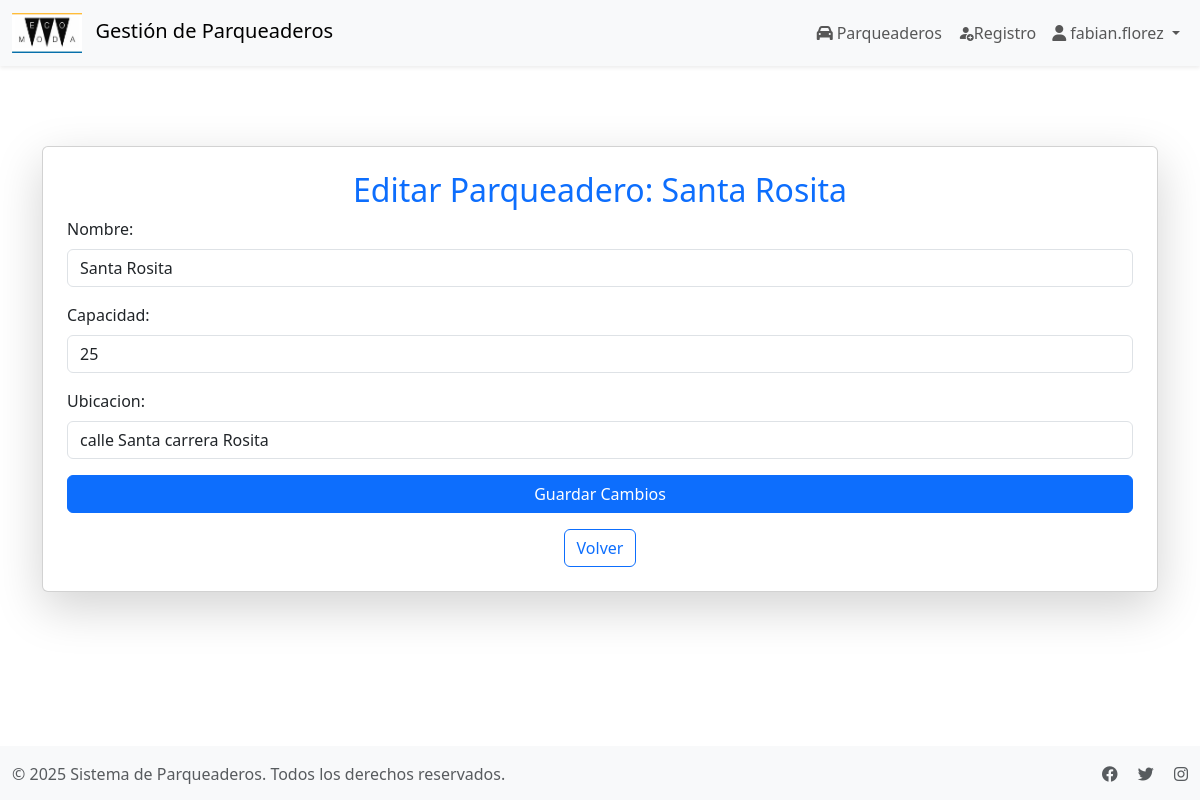
The page /parqueaderos/editar/1/ (signed in) on the database its author committed.
### parqueadero/models.py (models this page shows, shortened)
class Parqueadero(models.Model):
    nombre = models.CharField(max_length=100)
    capacidad = models.IntegerField()
    ubicacion = models.CharField(max_length=255)

### parqueadero/views.py (the view)
# urls.py: path('editar/<int:pk>/', editar_parqueadero, name='editar_parqueadero'),
def editar_parqueadero(request, pk):
    parqueadero = get_object_or_404(Parqueadero, pk=pk)
    if request.method == "POST":
        form = ParqueaderoForm(request.POST, instance=parqueadero)
        if form.is_valid():
            form.save()
            return redirect('lista_parqueaderos')
    else:
        form = ParqueaderoForm(instance=parqueadero)
    return render(request, 'parqueadero/editar_parqueadero.html', {'form': form, 'parqueadero': parqueadero})

### parqueadero/forms.py (shortened to what this page needs)
class ParqueaderoForm(forms.ModelForm):
    class Meta:
        model = Parqueadero
        fields = ['nombre', 'capacidad', 'ubicacion']
        widgets = {
            'nombre': forms.TextInput(attrs={'class': 'form-control', 'placeholder': 'Ingrese el nombre'}),
            'capacidad': forms.TextInput(attrs={'class': 'form-control', 'placeholder': 'Ingrese la capacidad'}),
            'ubicacion': forms.TextInput(attrs={'class': 'form-control', 'placeholder': 'Ingrese la ubicacion'}),
        }

### parqueadero/templates/parqueadero/editar_parqueadero.html (shortened to what this page needs)
{% extends 'base_app_parqueadero.html' %} {% block content %}
<div class="container mt-5">
  <div class="card shadow-lg p-4">
    <h2 class="text-center text-primary">
      Editar Parqueadero: {{parqueadero.nombre}}
    </h2>
    <form method="post">
      <div class="mb-3">
        <label for="" class="form-label">Nombre:</label>
        {{ form.nombre }}
      </div>
      <div class="mb-3">
        <label for="" class="form-label">Capacidad:</label>
        {{ form.capacidad }}
      </div>
      <div class="mb-3">
        <label for="" class="form-label">Ubicacion:</label>
        {{ form.ubicacion }}
      </div>
      <button type="submit" class="btn btn-primary w-100">
        Guardar Cambios
      </button>
    </form>
    <div class="text-center mt-3">
      <a href="{% url 'lista_parqueaderos' %}" class="btn btn-outline-primary"
        >Volver</a
      >
    </div>
  </div>
</div>
{% endblock %}

### parqueadero/templates/base_app_parqueadero.html (shortened to what this page needs)
{% load static %}
<!DOCTYPE html>
<html lang="es">
  <head>
    <link
      href="https://cdn.jsdelivr.net/npm/bootstrap@5.3.3/dist/css/bootstrap.min.css"
      rel="stylesheet"
    />
    <link
      rel="stylesheet"
      href="https://cdn.jsdelivr.net/npm/bootstrap-icons@1.11.3/font/bootstrap-icons.min.css"
    />
    <link
      rel="stylesheet"
      href="https://cdnjs.cloudflare.com/ajax/libs/font-awesome/6.4.0/css/all.min.css"
    />
  </head>
  <body class="d-flex flex-column min-vh-100">
    <nav class="navbar navbar-expand-lg navbar-light bg-light shadow-sm">
      <div class="container-fluid">
        <a class="navbar-brand" href="{% url 'lista_parqueaderos' %}">
          <img
            src="{% static 'img/EcomodaLogo.png' %}"
            alt="Logo Parqueaderos"
            class="me-2"
          />
          <span class="d-none d-md-inline">Gestión de Parqueaderos</span>
        </a>
        <div class="collapse navbar-collapse" id="navbarNav">
          <ul class="navbar-nav ms-auto">
            <li class="nav-item">
              <a class="nav-link" href="{% url 'lista_parqueaderos' %}">
                <i class="fas fa-car me-1"></i>Parqueaderos
              </a>
            </li>
            <li class="nav-item">
              <a class="nav-link" href="{% url 'registro' %}">
                <i class="bi bi-person-fill-add"></i>Registro
              </a>
            </li>
            {% if user.is_authenticated %}
            <li class="nav-item dropdown">
              <a
                class="nav-link dropdown-toggle"
                href="#"
                role="button"
                data-bs-toggle="dropdown"
              >
                <i class="fas fa-user me-1"></i>{{ user.username }}
              </a>
            </li>
            {% endif %}
          </ul>
        </div>
      </div>
    </nav>
    <main class="main-content">
      <div class="container-fluid">{% block content %}{% endblock %}</div>
    </main>
    <footer class="footer mt-auto">
      <div class="container-fluid">
        <div class="row align-items-center">
          <div class="col-md-6 text-center text-md-start">
            <span class="text-muted"
              >&copy; {% now "Y" %} Sistema de Parqueaderos. Todos los derechos
              reservados.</span
            >
          </div>
          <div class="col-md-6 text-center text-md-end">
            <a href="#" class="text-decoration-none text-muted me-3">
              <i class="fab fa-facebook"></i>
            </a>
            <a href="#" class="text-decoration-none text-muted me-3">
              <i class="fab fa-twitter"></i>
            </a>
            <a href="#" class="text-decoration-none text-muted">
              <i class="fab fa-instagram"></i>
            </a>
          </div>
        </div>
      </div>
    </footer>
  </body>
</html>

### parqueadero/templates/base_app_parqueadero.html (style rules this page uses)
.navbar-brand img { height: 40px; transition: transform 0.3s ease; }
.nav-link { transition: color 0.3s ease; }
.footer { background-color: #f8f9fa; padding: 1rem 0; margin-top: auto; }
.main-content { min-height: calc(100vh - 120px); padding: 2rem 0; }

### rows shown on the page
Parqueadero: nombre "Santa Rosita", capacidad "25", ubicacion "calle Santa carrera Rosita"

### other values the page prints
{{ user.username }} "fabian.florez"
